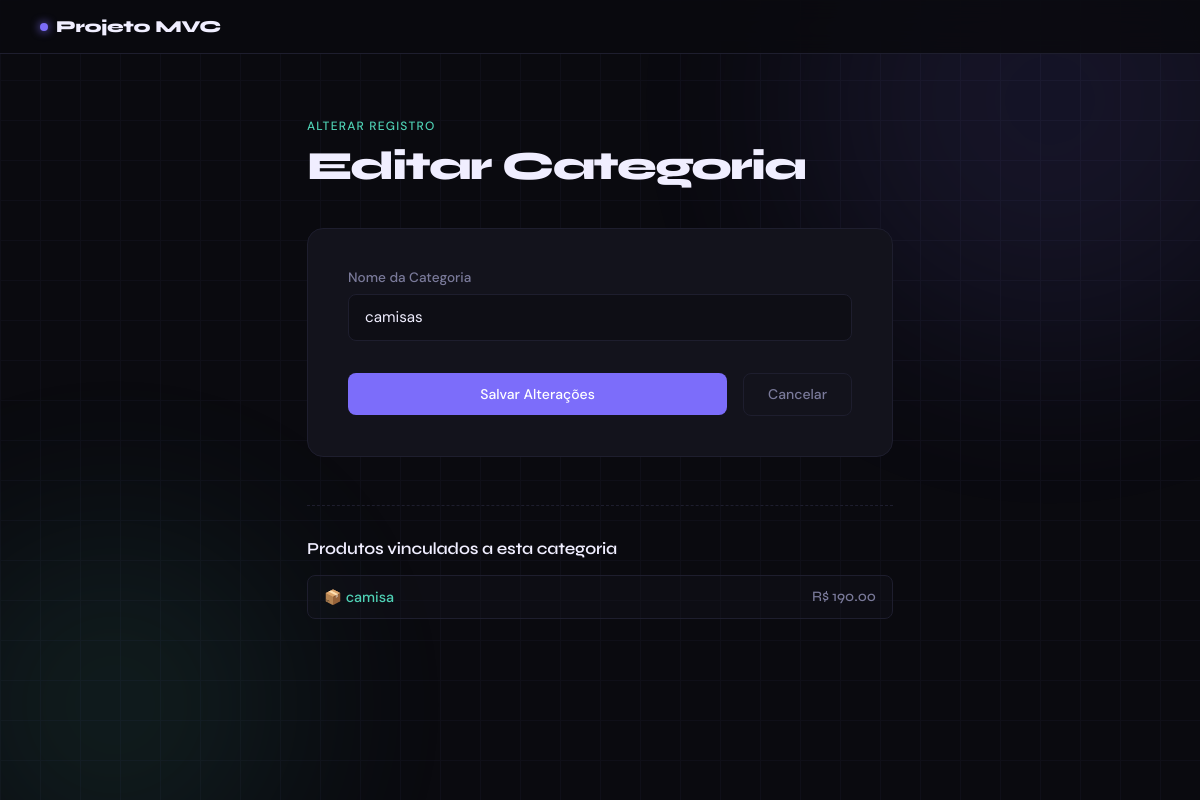
The page /categorias/1/editar (signed in) on the database its author committed.
### app/models/categoria.py (models this page shows)
class Categoria(Base):
    __tablename__ = "categorias"
    id = Column(Integer, primary_key=True, autoincrement=True, index=True)
    nome = Column(String(167), nullable=False, unique=True)
    ativo = Column(Boolean, default=True)
    produtos = relationship("Produto", back_populates="categoria", lazy="select")

### app/models/produto.py (models this page shows, shortened)
class Produto(Base):
    __tablename__ = "produtos"
    id = Column(Integer, primary_key=True, autoincrement=True, index=True)
    nome = Column(String(167), nullable=False, index=True)
    preco = Column(Float, nullable=False, default=0.0)
    estoque_atual = Column(Integer, nullable=False, default=0)
    ativo = Column(Boolean, default=True)
    imagem_path = Column(String(255), nullable=True)
    categoria_id = Column(Integer, ForeignKey("categorias.id", ondelete="SET NULL"), nullable=True)
    categoria = relationship("Categoria", back_populates="produtos")

### app/controllers/categoria_controller.py (the view)
@router.get("/{categoria_id}/editar")
def form_editar_categoria(
    categoria_id: int,
    request: Request,
    db: Session = Depends(get_db),
    admin = Depends(get_admin)
):
    editando = db.query(Categoria).filter(
        Categoria.id == categoria_id
    ).first()
    if not editando:
        return RedirectResponse(url="/categorias", status_code=302)
    return templates.TemplateResponse(
        request,
        "categorias/form.html",
        {
            "request":  request,
            "usuario":  admin,
            "editando": editando,
        }
    )

### app/templates/categorias/form.html (shortened to what this page needs)
<!DOCTYPE html>
<html lang="pt-BR">
<head>
</head>
<body>
<div class="blob blob-1"></div>
<div class="blob blob-2"></div>
<nav>
  <a href="/" class="nav-logo">
    <span class="dot"></span>
    Projeto MVC
  </a>
</nav>
<main>
  <div class="page-header">
    <p>{{ "Alterar Registro" if editando else "Cadastro" }}</p>
    <h1>{{ "Editar Categoria" if editando else "Nova Categoria" }}</h1>
  </div>
  <div class="form-card">
    <form action="{{ '/categorias/' + editando.id|string + '/editar' if editando else '/categorias/nova' }}" method="post">
        <div class="form-group">
            <label for="nome">Nome da Categoria</label>
            <input type="text"
                   id="nome"
                   name="nome"
                   class="form-control"
                   value="{{ editando.nome if editando else (valores.nome if valores else '') }}"
                   placeholder="Ex: Eletrônicos, Vestuário..."
                   required
                   autofocus>
        </div>
        <div class="form-actions">
            <button type="submit" class="btn btn-primary">
                {{ "Salvar Alterações" if editando else "Criar Categoria" }}
            </button>
            <a href="/categorias" class="btn btn-ghost">Cancelar</a>
        </div>
    </form>
  </div>
  {% if editando and editando.produtos %}
      <div class="products-ctx">
          <h3>Produtos vinculados a esta categoria</h3>
          <ul class="product-list">
              {% for p in editando.produtos if p.ativo %}
                  <li class="product-item">
                      <a href="/produtos/{{ p.id }}">📦 {{ p.nome }}</a>
                      <span class="product-price">R$ {{ "%.2f"|format(p.preco) }}</span>
                  </li>
              {% else %}
                  <li class="no-products">Nenhum produto ativo vinculado.</li>
              {% endfor %}
          </ul>
      </div>
  {% endif %}
</main>
</body>
</html>

### app/templates/categorias/form.html (style rules this page uses)
*, *::before, *::after { box-sizing: border-box; margin: 0; padding: 0; }
:root { --bg: #0a0a0f; --surface: #111118; --border: #1e1e2e; --accent: #7c6dfa; --accent2: #4fd1b5; --text: #f0eeff; --muted: #7a7a9a; --card-bg: #13131c; --danger: #f87171; }
body { font-family: 'DM Sans', sans-serif; background: var(--bg); color: var(--text); min-height: 100vh; overflow-x: hidden; }
body::before { content: ''; position: fixed; inset: 0; background-image: linear-gradient(var(--border) 1px, transparent 1px), linear-gradient(90deg, var(--border) 1px, transparent 1px); background-size: 40px 40px; opacity: 0.3; pointer-events: none; z-index: 0; }
.blob { position: fixed; border-radius: 50%; filter: blur(100px); opacity: 0.1; pointer-events: none; z-index: 0; }
.blob-1 { width: 500px; height: 500px; background: var(--accent); top: -150px; right: -100px; }
.blob-2 { width: 350px; height: 350px; background: var(--accent2); bottom: -80px; left: -60px; }
nav { position: sticky; top: 0; z-index: 100; display: flex; align-items: center; justify-content: space-between; padding: 1rem 2.5rem; background: rgba(10, 10, 15, 0.85); backdrop-filter: blur(16px); border-bottom: 1px solid var(--border); }
.nav-logo { font-family: 'Syne', sans-serif; font-weight: 800; font-size: 1.05rem; letter-spacing: -0.02em; color: var(--text); text-decoration: none; display: flex; align-items: center; gap: 8px; }
.nav-logo .dot { width: 8px; height: 8px; border-radius: 50%; background: var(--accent); box-shadow: 0 0 10px var(--accent); }
main { position: relative; z-index: 1; max-width: 650px; margin: 0 auto; padding: 4rem 2rem 6rem; }
.page-header { margin-bottom: 2.5rem; opacity: 0; animation: fadeUp 0.6s ease 0.1s forwards; }
.page-header p { font-size: 0.75rem; font-weight: 500; letter-spacing: 0.1em; text-transform: uppercase; color: var(--accent2); margin-bottom: 0.6rem; }
.page-header h1 { font-family: 'Syne', sans-serif; font-weight: 800; font-size: clamp(1.8rem, 4vw, 2.5rem); letter-spacing: -0.04em; line-height: 1.1; }
.form-card { background: var(--card-bg); border: 1px solid var(--border); border-radius: 16px; padding: 2.5rem; margin-bottom: 2rem; opacity: 0; animation: fadeUp 0.6s ease 0.25s forwards; }
.form-group { margin-bottom: 1.75rem; }
.form-group label { display: block; font-size: 0.85rem; font-weight: 500; color: var(--muted); margin-bottom: 0.5rem; }
.form-control { width: 100%; background: rgba(10, 10, 15, 0.5); border: 1px solid var(--border); padding: 0.8rem 1rem; border-radius: 8px; color: var(--text); font-family: 'DM Sans', sans-serif; font-size: 0.95rem; transition: border-color 0.2s, box-shadow 0.2s; }
.form-actions { display: flex; gap: 1rem; align-items: center; margin-top: 2rem; }
.btn { font-family: 'DM Sans', sans-serif; font-size: 0.875rem; font-weight: 500; padding: 0.75rem 1.5rem; border-radius: 8px; cursor: pointer; text-decoration: none; transition: opacity 0.2s, transform 0.2s; display: inline-flex; align-items: center; justify-content: center; }
.btn-primary { background: var(--accent); color: #fff; border: none; flex: 1; }
.btn-ghost { background: transparent; color: var(--muted); border: 1px solid var(--border); padding: 0.7rem 1.5rem; }
.products-ctx { margin-top: 3rem; padding-top: 2rem; border-top: 1px dashed var(--border); opacity: 0; animation: fadeUp 0.6s ease 0.4s forwards; }
.products-ctx h3 { font-family: 'Syne', sans-serif; font-weight: 600; font-size: 1.05rem; letter-spacing: -0.01em; color: var(--text); margin-bottom: 1rem; }
.product-list { list-style: none; }
.product-item { display: flex; justify-content: space-between; align-items: center; padding: 0.75rem 1rem; background: rgba(25, 25, 35, 0.3); border: 1px solid var(--border); border-radius: 8px; margin-bottom: 0.5rem; font-size: 0.9rem; }
.product-item a { color: var(--accent2); text-decoration: none; font-weight: 500; }
.product-price { color: var(--muted); font-family: 'Syne', sans-serif; font-weight: 500; }

### rows shown on the page
Categoria: nome "camisas"
Produto: nome "camisa", preco "190.00"

### other values the page prints
{{ "Alterar Registro" if editando else "Cadastro" }} "ALTERAR REGISTRO"
{{ "Editar Categoria" if editando else "Nova Categoria" }} "Editar Categoria"
{{ "Salvar Alterações" if editando else "Criar Categoria" }} "Salvar Alterações"
